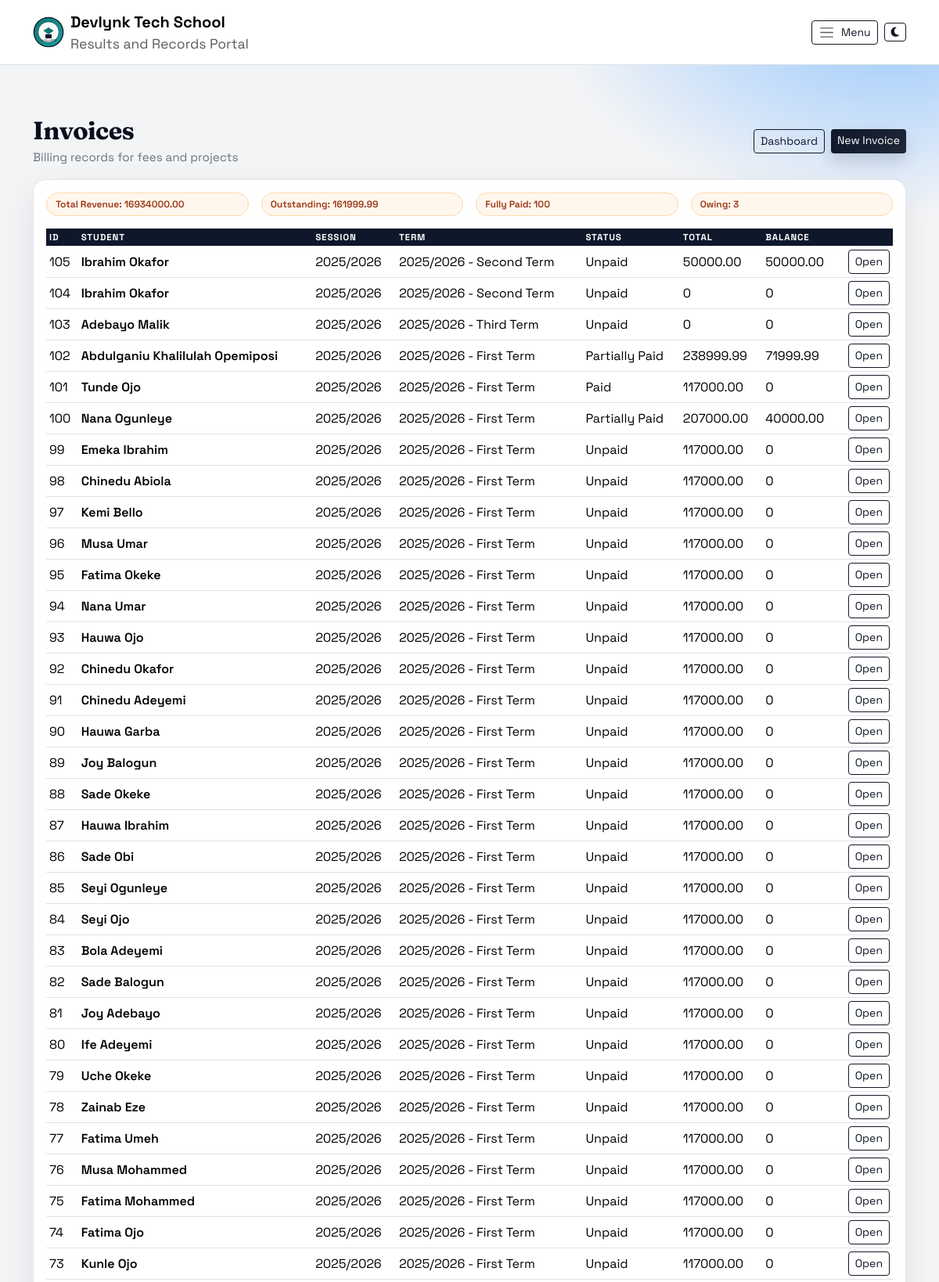
The page /billing/invoices/ (signed in, upper part) on the database its author committed.
### accounts/models.py (models this page shows, shortened)
class SchoolBranding(models.Model):
    GRADING_TEMPLATE_CUSTOM = "custom"
    GRADING_TEMPLATE_WAEC = "waec"
    GRADING_TEMPLATE_STRICT = "strict"
    GRADING_TEMPLATE_CHOICES = (
        (GRADING_TEMPLATE_CUSTOM, "Custom"),
        (GRADING_TEMPLATE_WAEC, "WAEC Standard"),
        (GRADING_TEMPLATE_STRICT, "Strict Senior"),
    )
    REPORT_STYLE_CLASSIC = "classic"
    REPORT_STYLE_COMPACT = "compact"
    REPORT_STYLE_CHOICES = (
        (REPORT_STYLE_CLASSIC, "Classic"),
        (REPORT_STYLE_COMPACT, "Compact"),
    )
    PRINT_DENSITY_STANDARD = "standard"
    PRINT_DENSITY_DENSE = "dense"
    PRINT_DENSITY_CHOICES = (
        (PRINT_DENSITY_STANDARD, "Standard"),
        (PRINT_DENSITY_DENSE, "High Density"),
    )
    id = models.AutoField(primary_key=True)
    school_name = models.CharField(max_length=150, default="Al-Waarith Model College")
    school_motto = models.CharField(max_length=200, default="Results and Records Portal")
    school_logo = models.FileField(upload_to="branding/", blank=True, null=True)
    principal_signature_name = models.CharField(max_length=120, default="Principal")
    class_teacher_signature_name = models.CharField(max_length=120, default="Class Teacher")
    principal_signature_file = models.FileField(
        upload_to="branding/signatures/", blank=True, null=True
    )
    class_teacher_signature_file = models.FileField(
        upload_to="branding/signatures/", blank=True, null=True
    )
    grading_template = models.CharField(
        max_length=16, choices=GRADING_TEMPLATE_CHOICES, default=GRADING_TEMPLATE_CUSTOM
    )
    report_template_style = models.CharField(
        max_length=16, choices=REPORT_STYLE_CHOICES, default=REPORT_STYLE_CLASSIC
    )
    report_print_density = models.CharField(
        max_length=16, choices=PRINT_DENSITY_CHOICES, default=PRINT_DENSITY_STANDARD
    )
    result_footer_note = models.CharField(max_length=160, blank=True)
    grade_a_min = models.PositiveSmallIntegerField(default=70)
    grade_b_min = models.PositiveSmallIntegerField(default=60)
    grade_c_min = models.PositiveSmallIntegerField(default=50)
    grade_d_min = models.PositiveSmallIntegerField(default=45)
    pass_mark = models.PositiveSmallIntegerField(default=45)
    promotion_min_attendance_rate = models.FloatField(default=75.0)
    promotion_min_behavior_average = models.FloatField(default=2.5)
    promotion_require_non_cognitive = models.BooleanField(default=True)
    updated_at = models.DateTimeField(auto_now=True)
    class Meta:
        verbose_name = "School Branding"
        verbose_name_plural = "School Branding"
    @classmethod
    def get_solo(cls):
        obj = cls.objects.order_by("id").first()
        if obj:
            return obj
        return cls.objects.create()

### billing/models.py (models this page shows, shortened)
class Invoice(models.Model):
    STATUS_CHOICES = (
        ("unpaid", "Unpaid"),
        ("partial", "Partially Paid"),
        ("paid", "Paid"),
        ("void", "Voided"),
    )
    student = models.ForeignKey(Student, on_delete=models.CASCADE)
    session = models.ForeignKey(AcademicSession, on_delete=models.CASCADE)
    term = models.ForeignKey(Term, on_delete=models.SET_NULL, null=True, blank=True)
    status = models.CharField(max_length=20, choices=STATUS_CHOICES, default="unpaid")
    created_at = models.DateTimeField(auto_now_add=True)
    class Meta:
        ordering = ("-created_at",)
        indexes = [
            models.Index(fields=("session", "term", "status")),
            models.Index(fields=("student", "status")),
        ]
    @property
    def total_amount(self):
        return sum(item.amount for item in self.items.all())
    @property
    def paid_amount(self):
        return sum(
            payment.amount
            for payment in self.payments.filter(approval_status="approved", is_reversed=False)
        )
    @property
    def balance(self):
        return max(self.total_amount - self.paid_amount, 0)

class InvoiceItem(models.Model):
    invoice = models.ForeignKey(Invoice, related_name="items", on_delete=models.CASCADE)
    category = models.ForeignKey(FeeCategory, on_delete=models.PROTECT)
    description = models.CharField(max_length=200, blank=True)
    amount = models.DecimalField(max_digits=12, decimal_places=2)
    class Meta:
        ordering = ("id",)

class Payment(models.Model):
    METHOD_CHOICES = (
        ("cash", "Cash"),
        ("bank", "Bank Transfer"),
    )
    APPROVAL_CHOICES = (
        ("pending", "Pending"),
        ("approved", "Approved"),
        ("rejected", "Rejected"),
    )
    invoice = models.ForeignKey(Invoice, related_name="payments", on_delete=models.CASCADE)
    amount = models.DecimalField(max_digits=12, decimal_places=2)
    method = models.CharField(max_length=20, choices=METHOD_CHOICES, default="cash")
    reference = models.CharField(max_length=100, blank=True)
    receipt_number = models.CharField(max_length=40, unique=True, blank=True)
    received_by = models.ForeignKey(
        settings.AUTH_USER_MODEL, on_delete=models.SET_NULL, null=True, blank=True
    )
    approval_status = models.CharField(
        max_length=20, choices=APPROVAL_CHOICES, default="pending"
    )
    approved_by = models.ForeignKey(
        settings.AUTH_USER_MODEL,
        on_delete=models.SET_NULL,
        null=True,
        blank=True,
        related_name="approved_payments",
    )
    approved_at = models.DateTimeField(null=True, blank=True)
    approval_note = models.CharField(max_length=200, blank=True)
    is_reversed = models.BooleanField(default=False)
    reversed_by = models.ForeignKey(
        settings.AUTH_USER_MODEL,
        on_delete=models.SET_NULL,
        null=True,
        blank=True,
        related_name="reversed_payments",
    )
    reversed_at = models.DateTimeField(null=True, blank=True)
    reversal_note = models.CharField(max_length=200, blank=True)
    notes = models.CharField(max_length=200, blank=True)
    paid_at = models.DateTimeField(default=timezone.now)
    class Meta:
        ordering = ("-paid_at",)
        indexes = [
            models.Index(fields=("invoice", "approval_status")),
            models.Index(fields=("approval_status", "is_reversed", "-paid_at")),
            models.Index(fields=("received_by", "-paid_at")),
        ]

### students/models.py (models this page shows, shortened)
class Student(models.Model):
    GENDER_CHOICES = (
        ("M", "Male"),
        ("F", "Female"),
    )
    first_name = models.CharField(max_length=100)
    last_name = models.CharField(max_length=100, null=True, blank=True)
    admission_number = models.CharField(max_length=100, unique=True)
    gender = models.CharField(max_length=1, choices=GENDER_CHOICES)
    school_class = models.ForeignKey(
        SchoolClass,
        on_delete=models.SET_NULL,
        null=True,
        blank=True,
        related_name="students",
    )
    class_name = models.CharField(max_length=50, null=True, blank=True)
    email = models.EmailField(blank=True)
    parent_email = models.EmailField(blank=True)
    created_at = models.DateTimeField(auto_now_add=True)
    @property
    def full_name(self):
        last_name = self.last_name or ""
        return f"{self.first_name} {last_name}".strip()

### academics/models.py (models this page shows)
class AcademicSession(models.Model):
    name = models.CharField(max_length=20)  # e.g 2023/2024
    is_active = models.BooleanField(default=False)
    def __str__(self):
        return self.name

class Term(models.Model):
    TERM_CHOICES = (
        (1, "First Term"),
        (2, "Second Term"),
        (3, "Third Term"),
    )
    session = models.ForeignKey(
        AcademicSession,
        on_delete=models.CASCADE,
        related_name="terms",
    )
    order = models.PositiveSmallIntegerField(choices=TERM_CHOICES)
    name = models.CharField(max_length=20, blank=True)
    is_active = models.BooleanField(default=False)
    class Meta:
        unique_together = ("session", "order")
        ordering = ("session", "order")
    def __str__(self):
        display_name = self.name or dict(self.TERM_CHOICES).get(self.order, "Term")
        return f"{self.session} - {display_name}"

### billing/views.py (the view)
# urls.py: path("invoices/", views.invoice_list, name="invoice_list"),
@finance_monitor_required
def invoice_list(request):
    invoices = (
        Invoice.objects.select_related("student", "session", "term")
        .prefetch_related("items", "payments")
        .order_by("-id")
    )
    can_create_invoice = has_capability(request.user, CAP_RECORD_FINANCE)
    total_revenue = sum(invoice.paid_amount for invoice in invoices)
    total_outstanding = sum(invoice.balance for invoice in invoices)
    fully_paid_count = sum(1 for invoice in invoices if invoice.balance <= 0 and invoice.total_amount > 0)
    owing_count = sum(1 for invoice in invoices if invoice.balance > 0)
    return render(
        request,
        "billing/invoice_list.html",
        {
            "invoices": invoices,
            "can_create_invoice": can_create_invoice,
            "total_revenue": total_revenue,
            "total_outstanding": total_outstanding,
            "fully_paid_count": fully_paid_count,
            "owing_count": owing_count,
        },
    )

### templates/billing/invoice_list.html (shortened to what this page needs)
﻿{% extends "base.html" %}
{% load static %}
{% block content %}
<div class="d-flex justify-content-between align-items-center mb-3">
  <div>
    <h2 class="waec-title mb-1">Invoices</h2>
    <div class="waec-subtitle">Billing records for fees and projects</div>
  </div>
  <div class="d-flex gap-2">
    <a href="{% url 'billing:dashboard' %}" class="btn btn-outline-dark btn-sm">Dashboard</a>
    {% if can_create_invoice %}
    <a href="{% url 'billing:invoice_create' %}" class="btn btn-dark btn-sm">New Invoice</a>
    {% endif %}
  </div>
</div>
<div class="waec-card p-3">
  <div class="row g-3 mb-3">
    <div class="col-md-3"><div class="badge-pill">Total Revenue: {{ total_revenue }}</div></div>
    <div class="col-md-3"><div class="badge-pill">Outstanding: {{ total_outstanding }}</div></div>
    <div class="col-md-3"><div class="badge-pill">Fully Paid: {{ fully_paid_count }}</div></div>
    <div class="col-md-3"><div class="badge-pill">Owing: {{ owing_count }}</div></div>
  </div>
  <div class="table-responsive">
    <table class="table table-sm waec-table align-middle">
      <thead>
        <tr>
          <th>ID</th>
          <th>Student</th>
          <th>Session</th>
          <th>Term</th>
          <th>Status</th>
          <th>Total</th>
          <th>Balance</th>
          <th></th>
        </tr>
      </thead>
      <tbody>
        {% for invoice in invoices %}
        <tr>
          <td>{{ invoice.id }}</td>
          <td class="fw-semibold">{{ invoice.student.full_name }}</td>
          <td>{{ invoice.session }}</td>
          <td>{{ invoice.term }}</td>
          <td>{{ invoice.get_status_display }}</td>
          <td>{{ invoice.total_amount }}</td>
          <td>{{ invoice.balance }}</td>
          <td class="text-end"><a class="btn btn-outline-dark btn-sm" href="{% url 'billing:invoice_detail' invoice.id %}">Open</a></td>
        </tr>
        {% empty %}
        <tr>
          <td colspan="8">
            <div class="empty-state">No invoices yet.</div>
          </td>
        </tr>
        {% endfor %}
      </tbody>
    </table>
  </div>
</div>
{% endblock %}

### templates/base.html (shortened to what this page needs)
﻿{% load static %}
<!DOCTYPE html>
<html lang="en">
<head>
    <link href="https://cdn.jsdelivr.net/npm/bootstrap@5.3.2/dist/css/bootstrap.min.css" rel="stylesheet">
    <link rel="stylesheet" href="https://cdnjs.cloudflare.com/ajax/libs/font-awesome/6.5.1/css/all.min.css">
    <link href="{% static 'css/app.css' %}" rel="stylesheet">
    {% if page_css_path %}
    <link href="{% static page_css_path %}" rel="stylesheet">
    {% endif %}
</head>
<body>
<nav class="navbar navbar-expand-lg navbar-light bg-white border-bottom fixed-top">
  <div class="container">
    <a class="navbar-brand d-flex align-items-center gap-2" href="{% url 'home' %}">
      <img src="{{ school_logo_url }}" alt="School Badge" width="40" height="40">
      <div>
        <div class="fw-bold">{{ school_name_display }}</div>
        <div class="text-muted small">{{ school_motto_display }}</div>
      </div>
    </a>
    <div class="d-flex align-items-center gap-2 ms-auto">
      <button class="btn btn-outline-dark btn-sm d-inline-flex align-items-center gap-2" type="button" data-bs-toggle="offcanvas" data-bs-target="#sideNav" aria-controls="sideNav">
        <span class="navbar-toggler-icon"></span>
        <span class="d-none d-md-inline">Menu</span>
      </button>
      <button class="btn btn-outline-dark btn-sm d-inline-flex align-items-center gap-2" type="button" id="themeToggle" aria-label="Toggle theme">
        <i class="fa-solid fa-moon" id="themeToggleIcon"></i>
      </button>
    </div>
  </div>
</nav>
<main class="container py-4 page-content">
    {% block content %}{% endblock %}
</main>
</body>
</html>

### rows shown on the page
SchoolBranding: school_name "Devlynk Tech School", school_motto "Results and Records Portal"
Invoice: id "105", student.full_name "Ibrahim Okafor", session "2025/2026", term "2025/2026 - Second Term", status "Unpaid", total_amount "50000.00", balance "50000.00"
Invoice: id "104", student.full_name "Ibrahim Okafor", session "2025/2026", term "2025/2026 - Second Term", status "Unpaid", total_amount "0", balance "0"
Invoice: id "103", student.full_name "Adebayo Malik", session "2025/2026", term "2025/2026 - Third Term", status "Unpaid", total_amount "0", balance "0"
Invoice: id "102", student.full_name "Abdulganiu Khalilulah Opemiposi", session "2025/2026", term "2025/2026 - First Term", status "Partially Paid", total_amount "238999.99", balance "71999.99"
Invoice: id "101", student.full_name "Tunde Ojo", session "2025/2026", term "2025/2026 - First Term", status "Paid", total_amount "117000.00", balance "0"
Invoice: id "100", student.full_name "Nana Ogunleye", session "2025/2026", term "2025/2026 - First Term", status "Partially Paid", total_amount "207000.00", balance "40000.00"
Invoice: id "99", student.full_name "Emeka Ibrahim", session "2025/2026", term "2025/2026 - First Term", status "Unpaid", total_amount "117000.00", balance "0"
Invoice: id "98", student.full_name "Chinedu Abiola", session "2025/2026", term "2025/2026 - First Term", status "Unpaid", total_amount "117000.00", balance "0"
Invoice: id "97", student.full_name "Kemi Bello", session "2025/2026", term "2025/2026 - First Term", status "Unpaid", total_amount "117000.00", balance "0"
Invoice: id "96", student.full_name "Musa Umar", session "2025/2026", term "2025/2026 - First Term", status "Unpaid", total_amount "117000.00", balance "0"
Invoice: id "95", student.full_name "Fatima Okeke", session "2025/2026", term "2025/2026 - First Term", status "Unpaid", total_amount "117000.00", balance "0"
Invoice: id "94", student.full_name "Nana Umar", session "2025/2026", term "2025/2026 - First Term", status "Unpaid", total_amount "117000.00", balance "0"
Invoice: id "93", student.full_name "Hauwa Ojo", session "2025/2026", term "2025/2026 - First Term", status "Unpaid", total_amount "117000.00", balance "0"
Invoice: id "92", student.full_name "Chinedu Okafor", session "2025/2026", term "2025/2026 - First Term", status "Unpaid", total_amount "117000.00", balance "0"
Invoice: id "91", student.full_name "Chinedu Adeyemi", session "2025/2026", term "2025/2026 - First Term", status "Unpaid", total_amount "117000.00", balance "0"
Invoice: id "90", student.full_name "Hauwa Garba", session "2025/2026", term "2025/2026 - First Term", status "Unpaid", total_amount "117000.00", balance "0"
Invoice: id "89", student.full_name "Joy Balogun", session "2025/2026", term "2025/2026 - First Term", status "Unpaid", total_amount "117000.00", balance "0"
Invoice: id "88", student.full_name "Sade Okeke", session "2025/2026", term "2025/2026 - First Term", status "Unpaid", total_amount "117000.00", balance "0"
Invoice: id "87", student.full_name "Hauwa Ibrahim", session "2025/2026", term "2025/2026 - First Term", status "Unpaid", total_amount "117000.00", balance "0"
Invoice: id "86", student.full_name "Sade Obi", session "2025/2026", term "2025/2026 - First Term", status "Unpaid", total_amount "117000.00", balance "0"
Invoice: id "85", student.full_name "Seyi Ogunleye", session "2025/2026", term "2025/2026 - First Term", status "Unpaid", total_amount "117000.00", balance "0"
Invoice: id "84", student.full_name "Seyi Ojo", session "2025/2026", term "2025/2026 - First Term", status "Unpaid", total_amount "117000.00", balance "0"
Invoice: id "83", student.full_name "Bola Adeyemi", session "2025/2026", term "2025/2026 - First Term", status "Unpaid", total_amount "117000.00", balance "0"
Invoice: id "82", student.full_name "Sade Balogun", session "2025/2026", term "2025/2026 - First Term", status "Unpaid", total_amount "117000.00", balance "0"
Invoice: id "81", student.full_name "Joy Adebayo", session "2025/2026", term "2025/2026 - First Term", status "Unpaid", total_amount "117000.00", balance "0"
Invoice: id "80", student.full_name "Ife Adeyemi", session "2025/2026", term "2025/2026 - First Term", status "Unpaid", total_amount "117000.00", balance "0"
Invoice: id "79", student.full_name "Uche Okeke", session "2025/2026", term "2025/2026 - First Term", status "Unpaid", total_amount "117000.00", balance "0"
Invoice: id "78", student.full_name "Zainab Eze", session "2025/2026", term "2025/2026 - First Term", status "Unpaid", total_amount "117000.00", balance "0"
Invoice: id "77", student.full_name "Fatima Umeh", session "2025/2026", term "2025/2026 - First Term", status "Unpaid", total_amount "117000.00", balance "0"
Invoice: id "76", student.full_name "Musa Mohammed", session "2025/2026", term "2025/2026 - First Term", status "Unpaid", total_amount "117000.00", balance "0"
Invoice: id "75", student.full_name "Fatima Mohammed", session "2025/2026", term "2025/2026 - First Term", status "Unpaid", total_amount "117000.00", balance "0"
Invoice: id "74", student.full_name "Fatima Ojo", session "2025/2026", term "2025/2026 - First Term", status "Unpaid", total_amount "117000.00", balance "0"
Invoice: id "73", student.full_name "Kunle Ojo", session "2025/2026", term "2025/2026 - First Term", status "Unpaid", total_amount "117000.00", balance "0"

### other values the page prints
{{ total_revenue }} "16934000.00"
{{ total_outstanding }} "161999.99"
{{ fully_paid_count }} "100"
{{ owing_count }} "3"
